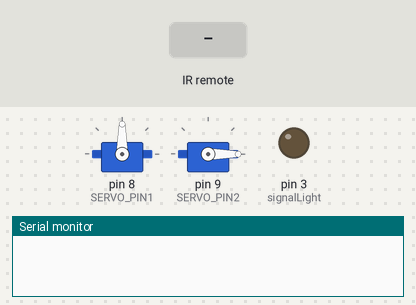
Bench run of a sketch on a simulated Arduino Uno, built with avr-gcc and run on an emulated ATmega328P. Parts: 2 × servo, output pins drawn as LEDs (lit = HIGH), the last lines printed to the serial monitor. Inputs (shaded band) come from the test bench.

Above: at 1.2 s.
1.3 s: infrared code 0xFFC23D received
At 2.3 s:
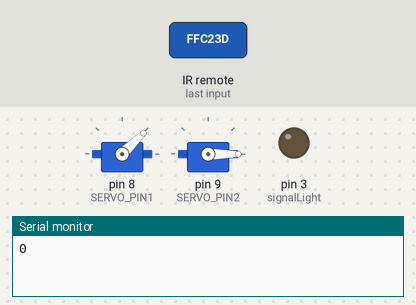
2.8 s: infrared code 0xFF22DD received
At 3.5 s:
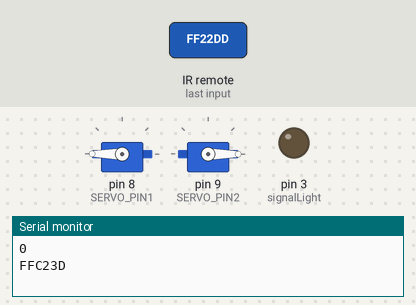
4.3 s: infrared code 0xFFB04F received
At 4.6 s:
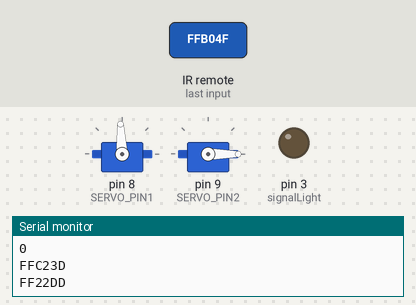
5.8 s: infrared code 0xFF629D received
At 6.9 s:
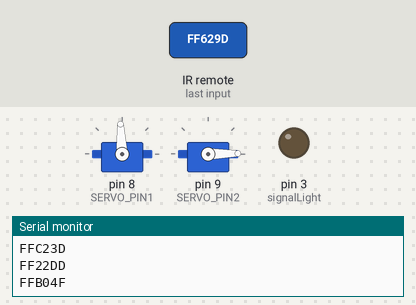
Timing chart, 0 to 8.3 s (numbered marks = the images above; inputs shaded):
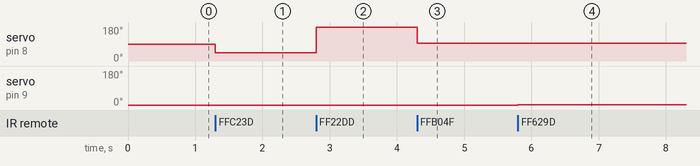

The sketch:

Project_J5_WIRELESS.ino
```cpp
//This is the Project J-5 Prototype code. FINAL REVISION!!

//WIRELESS CONTROLLED!!


#include <IRremote.h>
#include <Servo.h>

//Startup Button
#define START_UP_CODE 0xFFA25D //IR code for power button

//Buttons to drive
#define FORWARD_BUTTON_CODE  0xFFC23D// IR code for fast forward button
#define BACKWARD_BUTTON_CODE 0xFF22DD // IR code for fast back
#define STOP_BUTTON_CODE  0xFFB04F //IR code for stop button

//Buttons for Head movement
#define TURN_HEAD_LEFT_CODE 0xFF629D //IR code for down button button
#define TURN_HEAD_RIGHT_CODE 0xFFA857 //IR code for up button
#define LOOK_FORWARD_CODE 0xFF02FD // IR code for pause button


//Buttons for Left Arm
#define ARM_MOTOR_UP1  0xFF7A85 //IR code for 3
#define ARM_MOTOR_DOWN1  0xFF30CF //IR code for 1
#define ARM_MOTOR_LEFT1 0xFF9867 //IR code or EQ
#define ARM_MOTOR_RIGHT1 0xFF18E7 //IR code for 2

//Buttons for Right Arm
#define ARM_MOTOR_UP2 0xFF52AD //IR code for 9
#define ARM_MOTOR_DOWN2 0xFF42BD //IR code for 7
#define ARM_MOTOR_LEFT2 0xFF38C7 //IR code for 5
#define ARM_MOTOR_RIGHT2 0xFF4AB5 //IR code for 8


#define SERVO_PIN1 8 // Pin1 for motor connected to servo
#define SERVO_PIN2 9 // Pin2 for motor connected to servo
#define LEFT_MOTOR1 5 //Both motor pins for Left Arm
#define LEFT_MOTOR2 4
#define RIGHT_MOTOR1 6 //Both motor pins for Right Arm
#define RIGHT_MOTOR2 7

int IRreceiver = 10;
int val;

const int signalLight = 3;

IRrecv irrecv(IRreceiver);
decode_results results;

Servo servoMotor1;
Servo servoMotor2;
Servo leftServoMotor1;
Servo leftServoMotor2;
Servo rightServoMotor1;
Servo rightServoMotor2;

bool r1Rotation, r2Rotation, r3Rotation;

unsigned long irCode;

void setup() {
  Serial.begin(9600);
  irrecv.enableIRIn(); // Start the receiver
  servoMotor1.attach(SERVO_PIN1);
  servoMotor2.attach(SERVO_PIN2);

  pinMode(signalLight, OUTPUT);

  servoMotor2.write(0);
}

void loop() {

  if (irrecv.decode(&results)) {

    Serial.println(irCode, HEX);

  irCode = results.value;

    driveFunction();
      headRotationFunction();


   irrecv.resume(); // Receive the next value
 }
}
void driveFunction(){
  if (irCode == FORWARD_BUTTON_CODE) {
      // Drive servo forward
      servoMotor1.writeMicroseconds(1000);

      delay(1000);

    }
    if (irCode == BACKWARD_BUTTON_CODE) {
      //Drive servo backward
      servoMotor1.writeMicroseconds(3000);

      delay(1000);
    }

    if (irCode == STOP_BUTTON_CODE){
      //Stop servo motor
      servoMotor1.writeMicroseconds(1500);
    }
}


void headRotationFunction(){
if(irCode == LOOK_FORWARD_CODE){
      r1Rotation = !r1Rotation; //Rotate in this Fashion if pressed
      r2Rotation = false;
      r3Rotation = false;
    }
    if(irCode == TURN_HEAD_LEFT_CODE){                                            //This section determins the position.
      r2Rotation = !r2Rotation; //Rotate in this Fashion if pressed
      r1Rotation = false;
      r3Rotation = false;
    }
    if(irCode == TURN_HEAD_RIGHT_CODE){
      r3Rotation = !r3Rotation; //Rotate in this Fashion if pressed
      r2Rotation = false;
      r1Rotation = false;
     }
if(r1Rotation && (val != 0)){
  val--;
}                                               //This section runs the rotation of the head position.
 if(r2Rotation && (val != 90)){
  val++;
 }

 if(r3Rotation && (val != 180)){
  val--;
 }

 servoMotor2.write(val);
}
```

Measured:
- after the input at 1.3 s, servo on pin 8 (SERVO_PIN1): 90° → 44° at once
- after the input at 2.8 s, servo on pin 8 (SERVO_PIN1): 44° → 180° at once
- after the input at 4.3 s, servo on pin 8 (SERVO_PIN1): 180° → 93° at once
- after the input at 5.8 s, servo on pin 9 (SERVO_PIN2): 0° → 1° at once
